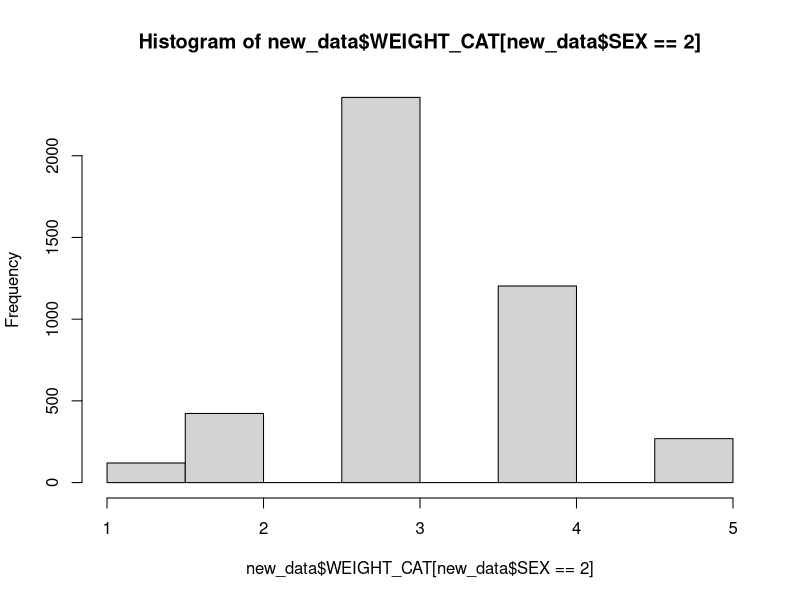
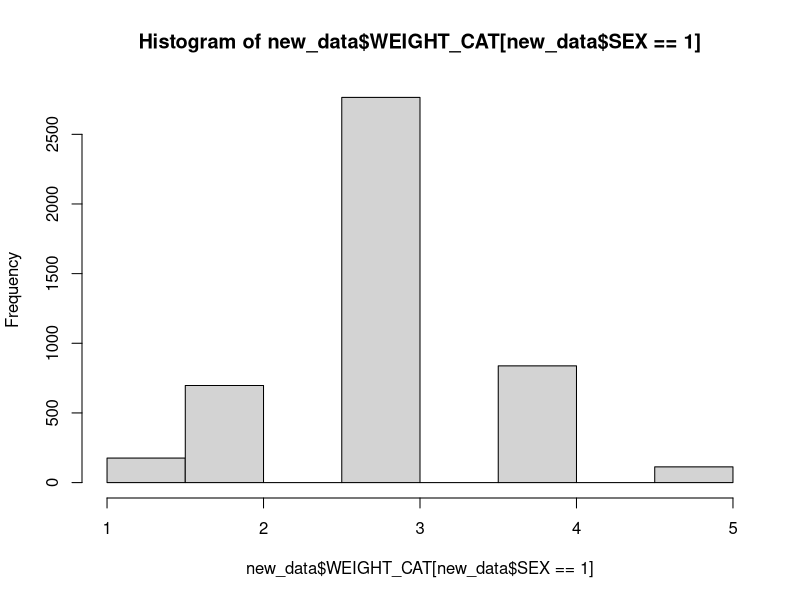
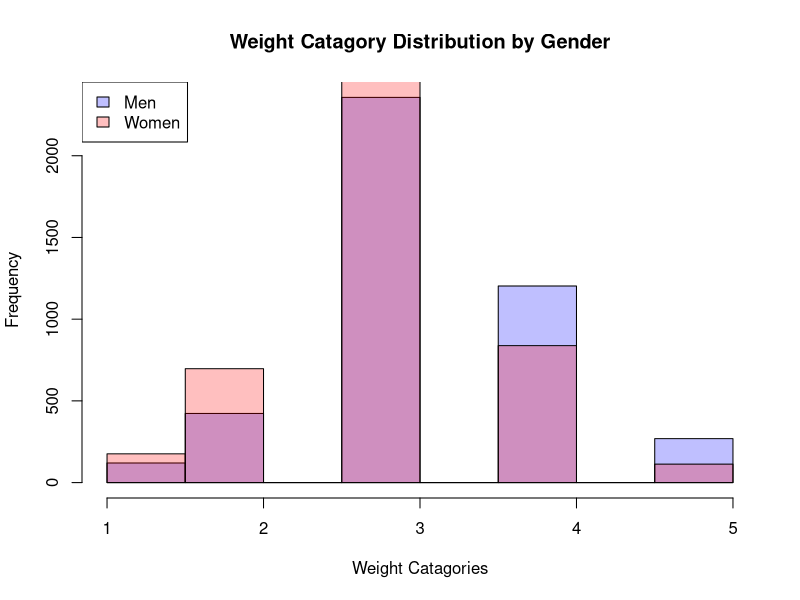
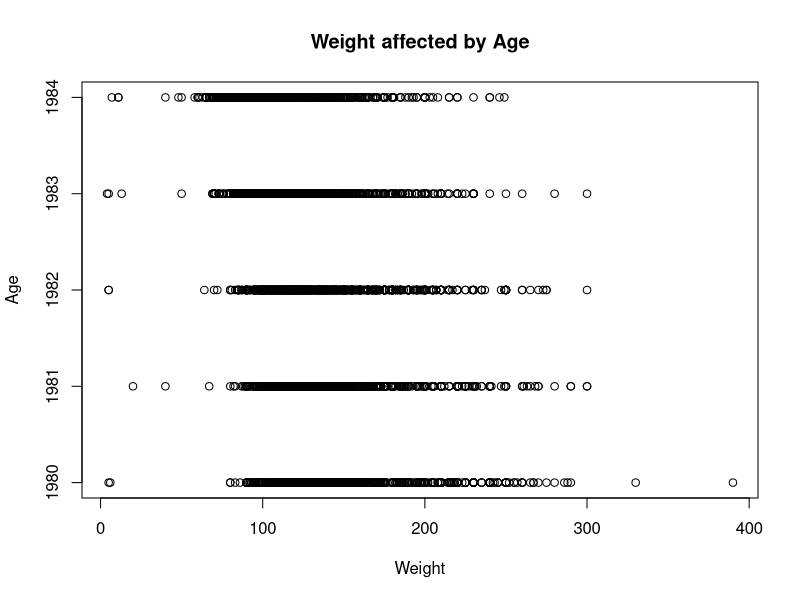

Generate these figures, in order, with R:

# Set working directory and remove comment
#Be sure to include youthData1997.dat in path directory

#setwd()


new_data <- read.table('youthData1997.dat', sep=' ')
names(new_data) <- c('R0000100',
  'R0322600',
  'R0322700',
  'R0356800',
  'R0357200',
  'R0359300',
  'R0536300',
  'R0536401',
  'R0536402',
  'R1235800',
  'R1482600')


# Handle missing values

  new_data[new_data == -1] = NA  # Refused 
  new_data[new_data == -2] = NA  # Dont know 
  new_data[new_data == -3] = NA  # Invalid missing 
  new_data[new_data == -4] = NA  # Valid missing 
  new_data[new_data == -5] = NA  # Non-interview 


# If there are values not categorized they will be represented as NA

vallabels = function(data) {
  data$R0000100[1.0 <= data$R0000100 & data$R0000100 <= 999.0] <- 1.0
  data$R0000100[1000.0 <= data$R0000100 & data$R0000100 <= 1999.0] <- 1000.0
  data$R0000100[2000.0 <= data$R0000100 & data$R0000100 <= 2999.0] <- 2000.0
  data$R0000100[3000.0 <= data$R0000100 & data$R0000100 <= 3999.0] <- 3000.0
  data$R0000100[4000.0 <= data$R0000100 & data$R0000100 <= 4999.0] <- 4000.0
  data$R0000100[5000.0 <= data$R0000100 & data$R0000100 <= 5999.0] <- 5000.0
  data$R0000100[6000.0 <= data$R0000100 & data$R0000100 <= 6999.0] <- 6000.0
  data$R0000100[7000.0 <= data$R0000100 & data$R0000100 <= 7999.0] <- 7000.0
  data$R0000100[8000.0 <= data$R0000100 & data$R0000100 <= 8999.0] <- 8000.0
  data$R0000100[9000.0 <= data$R0000100 & data$R0000100 <= 9999.0] <- 9000.0
  data$R0000100 <- factor(data$R0000100, 
    levels=c(0.0,1.0,1000.0,2000.0,3000.0,4000.0,5000.0,6000.0,7000.0,8000.0,9000.0), 
    labels=c("0",
      "1 TO 999",
      "1000 TO 1999",
      "2000 TO 2999",
      "3000 TO 3999",
      "4000 TO 4999",
      "5000 TO 5999",
      "6000 TO 6999",
      "7000 TO 7999",
      "8000 TO 8999",
      "9000 TO 9999"))
  data$R0322600 <- factor(data$R0322600, 
    levels=c(0.0,1.0,2.0,3.0,4.0,5.0,6.0,7.0,8.0,9.0,10.0,11.0,12.0), 
    labels=c("0",
      "1",
      "2",
      "3",
      "4",
      "5",
      "6",
      "7",
      "8",
      "9",
      "10",
      "11",
      "12"))
  data$R0322700[1.0 <= data$R0322700 & data$R0322700 <= 49.0] <- 1.0
  data$R0322700[50.0 <= data$R0322700 & data$R0322700 <= 99.0] <- 50.0
  data$R0322700[100.0 <= data$R0322700 & data$R0322700 <= 149.0] <- 100.0
  data$R0322700[150.0 <= data$R0322700 & data$R0322700 <= 199.0] <- 150.0
  data$R0322700[200.0 <= data$R0322700 & data$R0322700 <= 249.0] <- 200.0
  data$R0322700[250.0 <= data$R0322700 & data$R0322700 <= 299.0] <- 250.0
  data$R0322700[300.0 <= data$R0322700 & data$R0322700 <= 349.0] <- 300.0
  data$R0322700[350.0 <= data$R0322700 & data$R0322700 <= 399.0] <- 350.0
  data$R0322700[400.0 <= data$R0322700 & data$R0322700 <= 449.0] <- 400.0
  data$R0322700[450.0 <= data$R0322700 & data$R0322700 <= 499.0] <- 450.0
  data$R0322700[500.0 <= data$R0322700 & data$R0322700 <= 999999.0] <- 500.0
  data$R0322700 <- factor(data$R0322700, 
    levels=c(0.0,1.0,50.0,100.0,150.0,200.0,250.0,300.0,350.0,400.0,450.0,500.0), 
    labels=c("0",
      "1 TO 49",
      "50 TO 99",
      "100 TO 149",
      "150 TO 199",
      "200 TO 249",
      "250 TO 299",
      "300 TO 349",
      "350 TO 399",
      "400 TO 449",
      "450 TO 499",
      "500 TO 999999: 500+"))
  data$R0356800 <- factor(data$R0356800, 
    levels=c(0.0,1.0,2.0), 
    labels=c("NOT TRUE",
      "SOMEWHAT/SOMETIMES TRUE",
      "OFTEN TRUE"))
  data$R0357200 <- factor(data$R0357200, 
    levels=c(0.0,1.0,2.0), 
    labels=c("NOT TRUE",
      "SOMEWHAT/SOMETIMES TRUE",
      "OFTEN TRUE"))
  data$R0359300 <- factor(data$R0359300, 
    levels=c(1.0,2.0,3.0,4.0,5.0), 
    labels=c("VERY UNDERWEIGHT",
      "SLIGHTLY UNDERWEIGHT",
      "ABOUT THE RIGHT WEIGHT",
      "SLIGHTLY OVERWEIGHT",
      "VERY OVERWEIGHT"))
  data$R0536300 <- factor(data$R0536300, 
    levels=c(0.0,1.0,2.0), 
    labels=c("No Information",
      "Male",
      "Female"))
  data$R0536401 <- factor(data$R0536401, 
    levels=c(1.0,2.0,3.0,4.0,5.0,6.0,7.0,8.0,9.0,10.0,11.0,12.0), 
    labels=c("1: January",
      "2: February",
      "3: March",
      "4: April",
      "5: May",
      "6: June",
      "7: July",
      "8: August",
      "9: September",
      "10: October",
      "11: November",
      "12: December"))
  data$R1235800 <- factor(data$R1235800, 
    levels=c(0.0,1.0), 
    labels=c("Oversample",
      "Cross-sectional"))
  data$R1482600 <- factor(data$R1482600, 
    levels=c(1.0,2.0,3.0,4.0), 
    labels=c("Black",
      "Hispanic",
      "Mixed Race (Non-Hispanic)",
      "Non-Black / Non-Hispanic"))
  return(data)
}

varlabels <- c("PUBID - YTH ID CODE 1997",
  "HEIGHT OF R IN INCHES 1997",
  "WEIGHT OF R - POUNDS 1997",
  "R UNHAPPY, SAD, DEPRESSED (FEM) 1997",
  "R UNHAPPY, SAD, DEPRESSED (MALE) 1997",
  "R DESC WEIGHT 1997",
  "KEY!SEX (SYMBOL) 1997",
  "KEY!BDATE M/Y (SYMBOL) 1997",
  "KEY!BDATE M/Y (SYMBOL) 1997",
  "CV_SAMPLE_TYPE 1997",
  "KEY!RACE_ETHNICITY (SYMBOL) 1997"
)


# Use qnames rather than rnums

qnames = function(data) {
  names(data) <- c("ID",
    "HEIGHT",
    "WEIGHT",
    "MOOD_F",
    "MOOD_M",
    "WEIGHT_CAT",
    "SEX",
    "BDATE_M",
    "BDATE_Y",
    "CV_SAMPLE_TYPE_1997",
    "RACE")
  return(data)
}


#********************************************************************************************************

# Remove the '#' before the following line to create a data file called "categories" with value labels. 
categories <- vallabels(new_data)

# Remove the '#' before the following lines to rename variables using Qnames instead of Reference Numbers
new_data <- qnames(new_data)
categories <- qnames(categories)

# Produce summaries for the raw (uncategorized) data file
summary(new_data)

# Remove the '#' before the following lines to produce summaries for the "categories" data file.
#categories <- vallabels(new_data)
#summary(categories)

#************************************************************************************************************

print("This data was collected from the NLSinfo.org youth survey in 1997")

men <- hist(new_data$WEIGHT_CAT[new_data$SEX == 2])
women <- hist(new_data$WEIGHT_CAT[new_data$SEX == 1])
plot (men, col=rgb(0,0,1,1/4),main="Weight Catagory Distribution by Gender",xlab="Weight Catagories")
plot (women, col=rgb(1,0,0,1/4), add = T)
legend("topleft", c("Men","Women"), fill=c(rgb(0,0,1,1/4),rgb(1,0,0,1/4)))

print("By this Histogram, we can see that the males from the survey tended to be more overweight than the females.")

plot(new_data$WEIGHT,new_data$BDATE_Y,xlab = "Weight", ylab = "Age",main = "Weight affected by Age")
print("By this graph, we see the negative relation between birth year and weight.")


